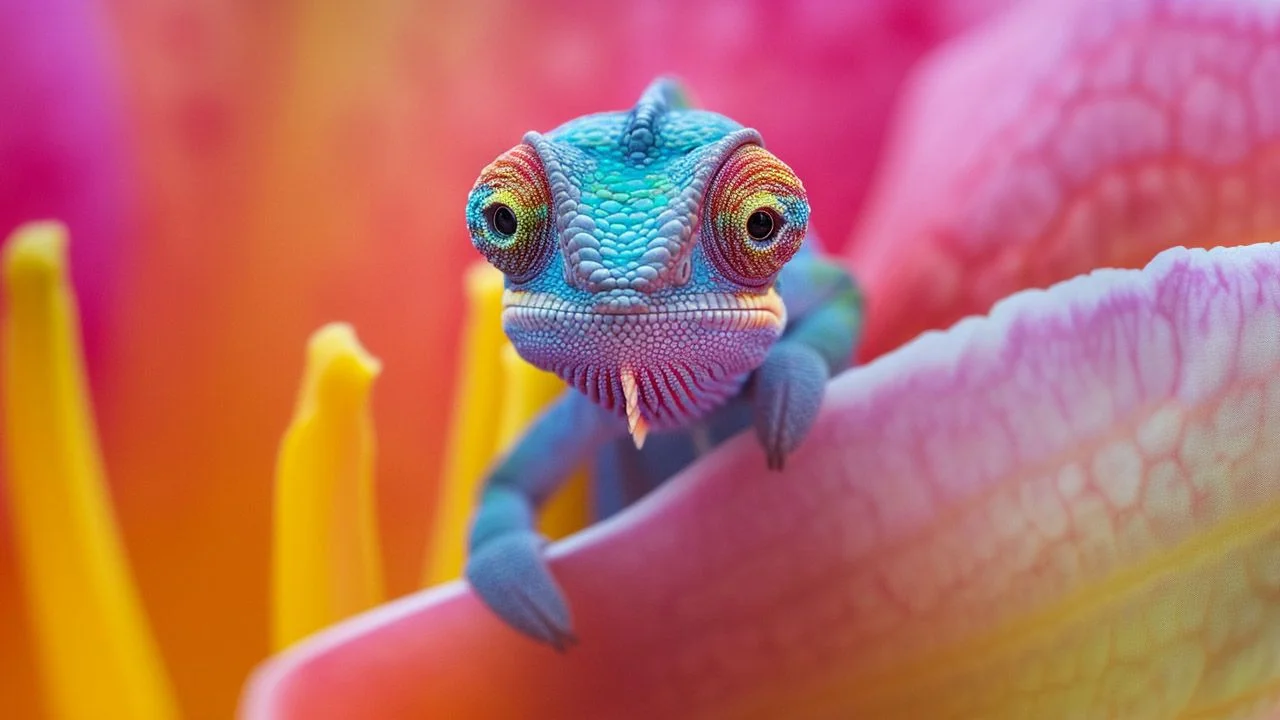
#> input picture Lab/opencv/python/data/image04.jpg, 1280 x 720 px
$ jupyter execute --allow-errors blending_pasting.ipynb
#> lines starting #> are read from the running program, lines starting #| are printed output that depends on the picture; after the words box and inside, x2 and y2 are one past the last pixel; in counts of white or black regions, pixels touching at a corner belong together
# Blending & Pasting Images

Blending images is done via the addWeighted function that uses both images and combines them
- To blend images, the simple function is used:
    new_pixel = (A * pixel_1) + (B * pixel_2) + Y

[cell 1]
import cv2
import matplotlib.pyplot as plt

[cell 2]
image_1 = cv2.imread('../data/image04.jpg') # import image via opencv
#> image_1 is the input picture: shape (720, 1280, 3); mean B, G, R 101, 108.8, 185.5
image_2 = cv2.imread('../data/image03.jpg') # import image via opencv
image_1 = cv2.cvtColor(image_1, cv2.COLOR_BGR2RGB) # change to correct color mapping to RGB
#> (the rest of this cell did not finish here and is left out)

[cell 3]
image_1.shape # get shape of image
image_1 = cv2.resize(image_1, (3000, 2000))
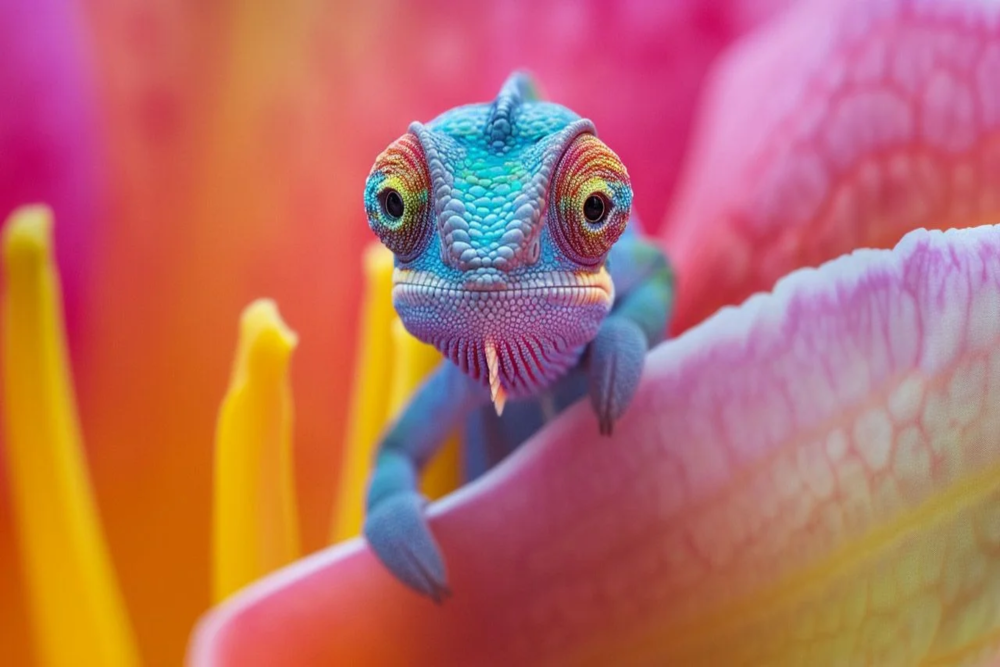
#> image_1: shape (2000, 3000, 3) (shown at 1/3 size); mean R, G, B 185.4, 108.7, 100.9
plt.imshow(image_1) # display image via matplotlib

#> (a cell that did not finish here is left out)

#> (a cell that did not finish here is left out)

#> (a cell that did not finish here is left out)

[cell 7]
# Overlaying smaller image on top of a larger image without blending
# Numpy reassignment
image_1 = cv2.imread('../data/image04.jpg') # import image via opencv
image_2 = cv2.imread('../data/image03.jpg') # import image via opencv
image_1 = cv2.cvtColor(image_1, cv2.COLOR_BGR2RGB) # change to correct color mapping to RGB
#> (the rest of this cell did not finish here and is left out)

[cell 8]
plt.imshow(image_1)
image_1.shape
#> Out = (720, 1280, 3)

#> (a cell that did not finish here is left out)

[cell 10]
large_image = image_2
small_image = image_1

[cell 11]
x_offset = 0
y_offset = 0
x_end = x_offset + small_image.shape[1]
#> x_end = 1280
y_end = y_offset + small_image.shape[0]
#> y_end = 720
small_image.shape
#> Out = (720, 1280, 3)

#> (a cell that did not finish here is left out)

#> (a cell that did not finish here is left out)

In OpenCV, masks are binary images (or arrays) that determine which pixels in an image should be processed and which should be ignored.
They're extremely useful for isolating specific regions of interest in an image.

[cell 14]
img1 = cv2.imread('../data/image04.jpg') # import image via opencv
img2 = cv2.imread('../data/image03.jpg') # import image via opencv
img1 = cv2.cvtColor(img1, cv2.COLOR_BGR2RGB) # change to correct color mapping to RGB
#> (the rest of this cell did not finish here and is left out)

[cell 15]
x_offset = 3000 - 1000
y_offset = 2000 - 1000

[cell 16]
rows, cols, channels = image_1.shape
#> rows = 720; cols = 1280; channels = 3

[cell 17]
rows
#> Out = 720

[cell 18]
cols
#> Out = 1280

[cell 19]
channels
#> Out = 3

#> (a cell that did not finish here is left out)

#> (a cell that did not finish here is left out)

[cell 22]
# the mask allows us to only grab the wanted portion of the image being placed on img2
img1gray = cv2.cvtColor(img1, cv2.COLOR_RGB2GRAY)
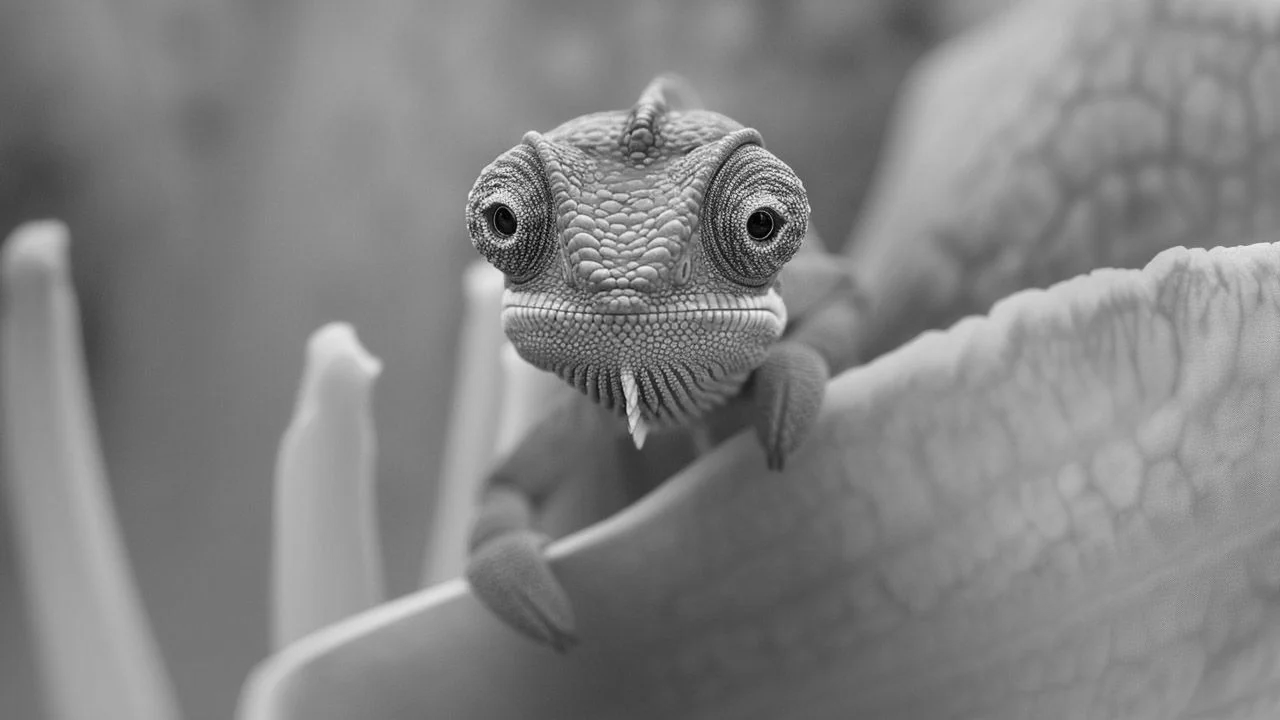
#> img1gray: shape (720, 1280); min 0, max 250, mean 130.8

[cell 23]
plt.imshow(img1gray, cmap='gray')

[cell 24]
mask_inv = cv2.bitwise_not(img1gray)
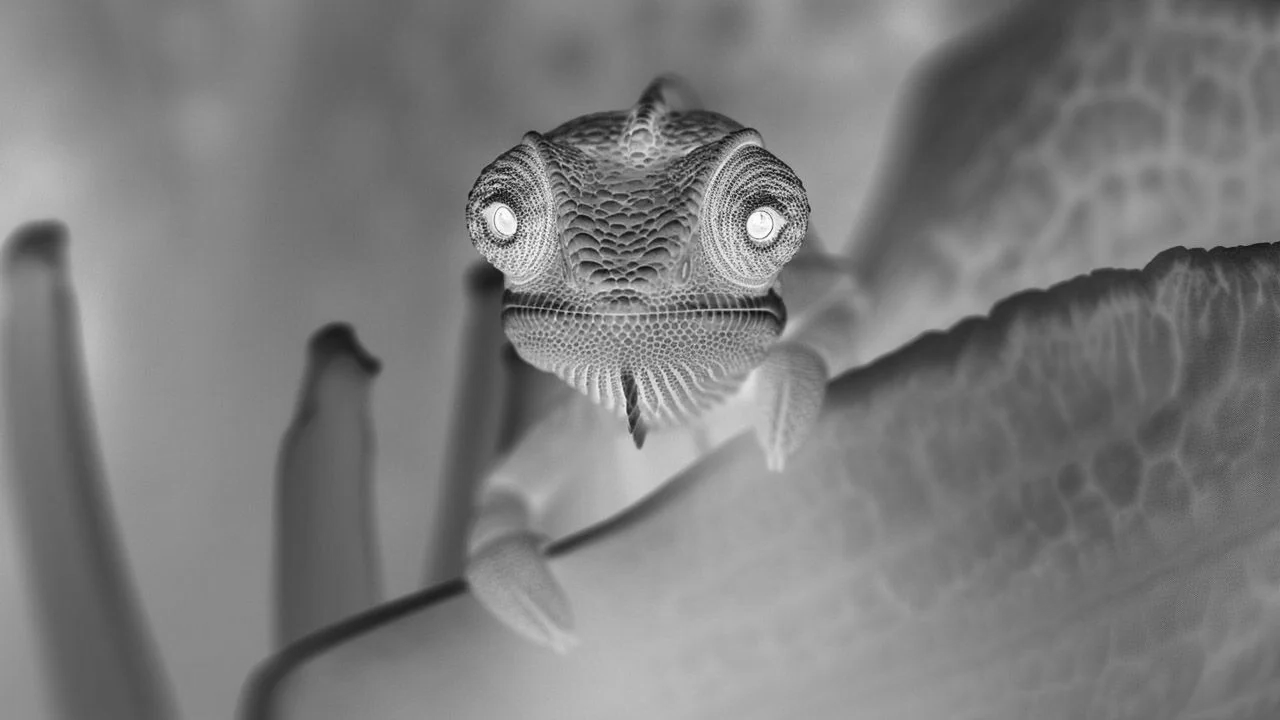
#> mask_inv: shape (720, 1280); min 5, max 255, mean 124.2
plt.imshow(mask_inv, cmap='gray')
mask_inv.shape # no longer shows color channels
#> Out = (720, 1280)

[cell 25]
# insert color channels
import numpy as np
white_background = np.full(image_1.shape,255,dtype=np.uint8)

[cell 26]
plt.imshow(white_background)
white_background.shape

[cell 27]
bk = cv2.bitwise_or(white_background, white_background, mask=mask_inv)
bk.shape
